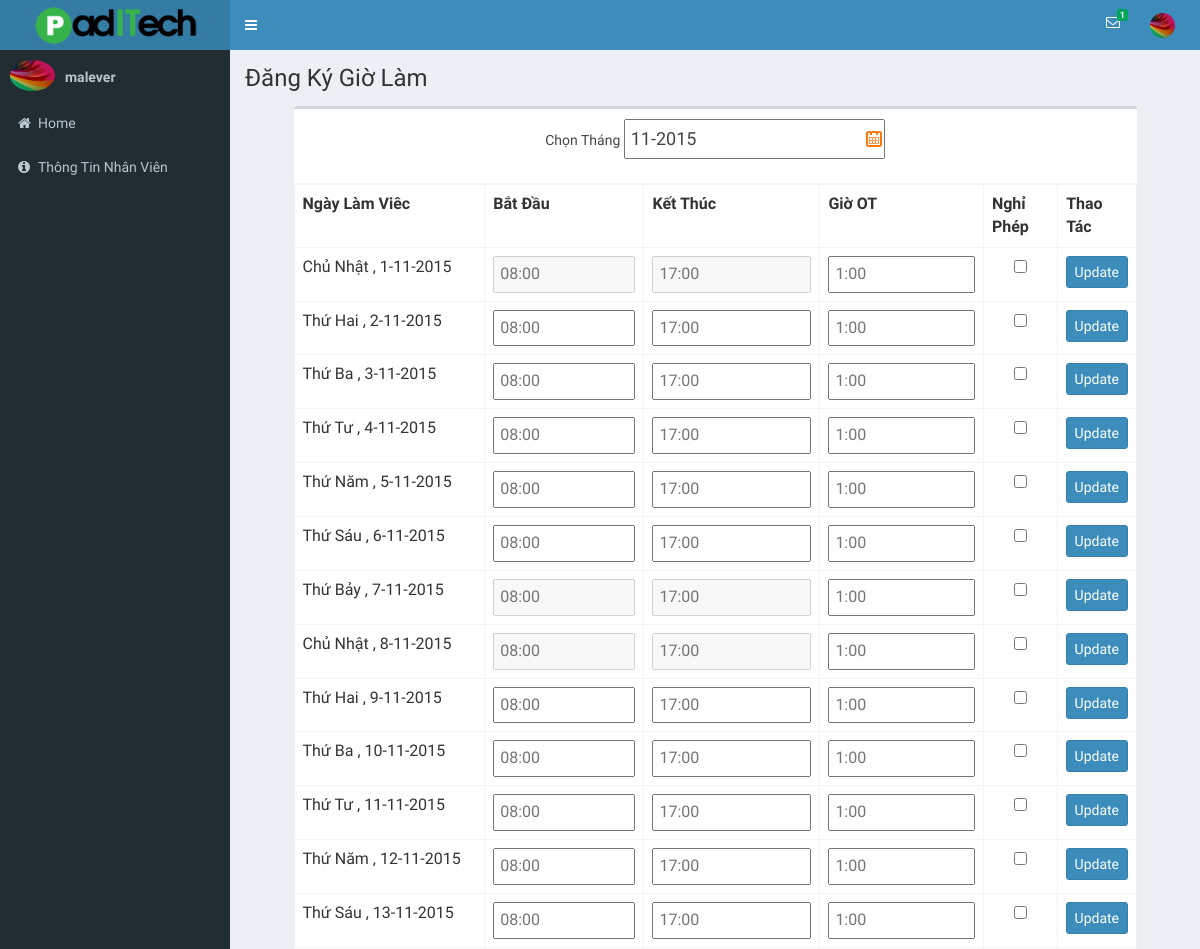
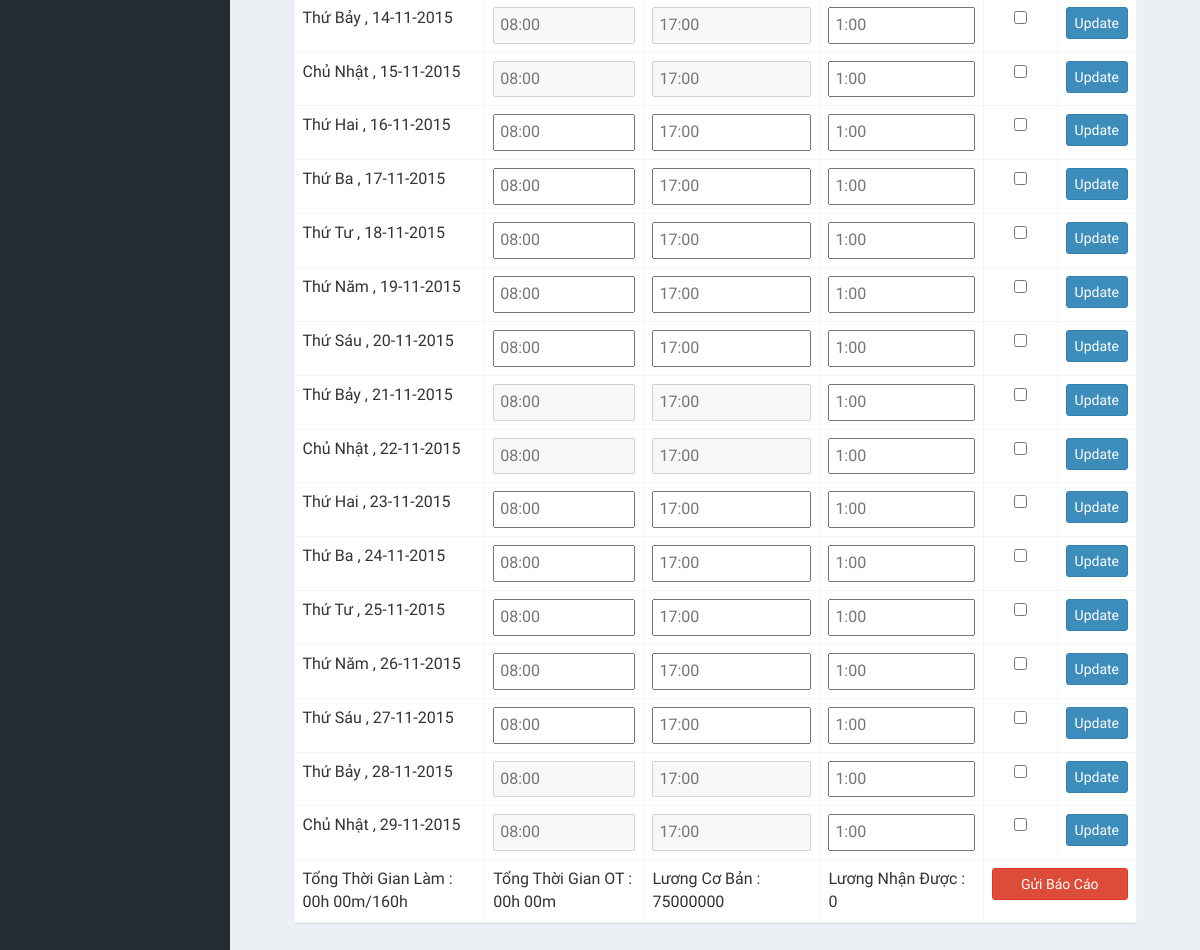
Page / (signed in) on the earlier database version (2 pictures, top to bottom).
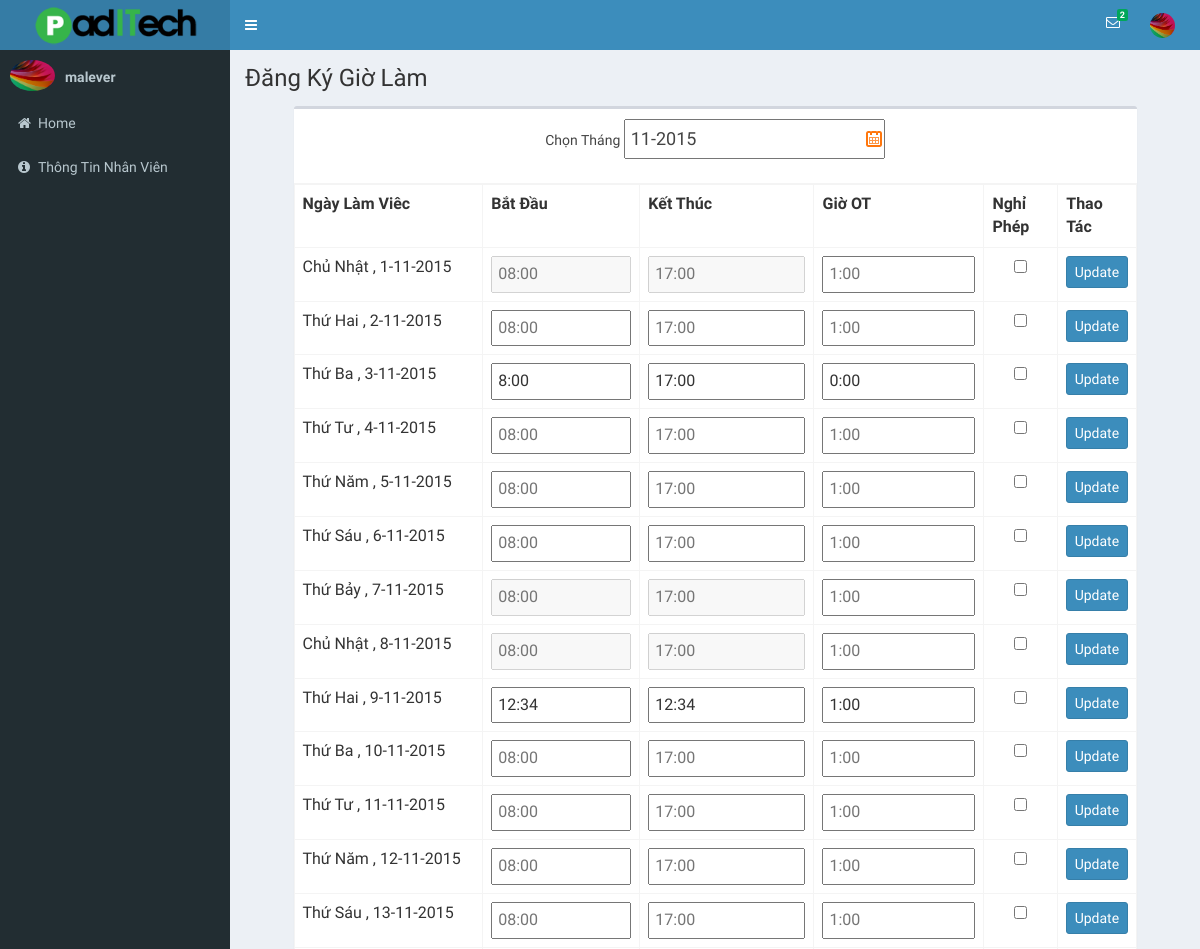
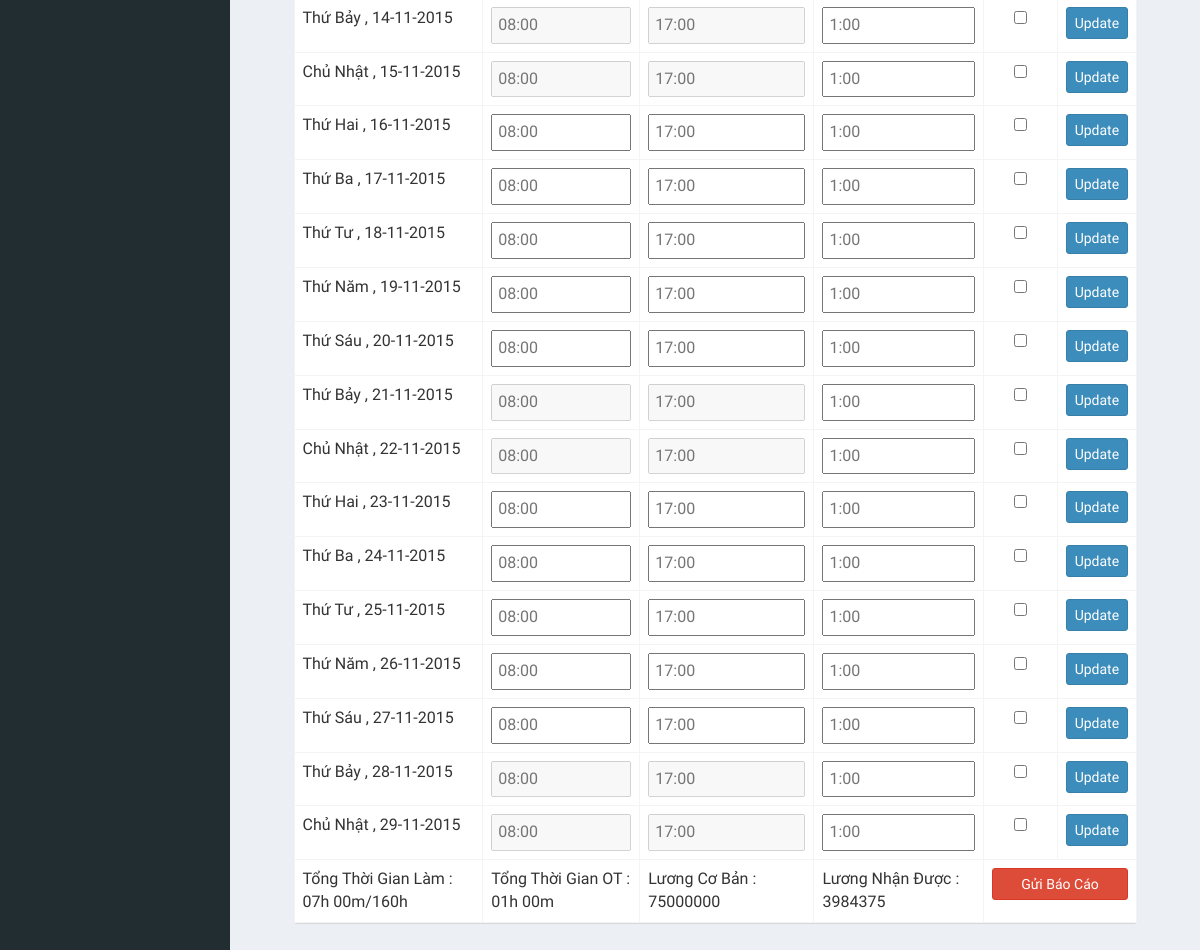
Same page on the later database version (2 pictures, top to bottom).
### tables this page shows
CREATE TABLE IF NOT EXISTS `user` (
  `id` int(11) NOT NULL AUTO_INCREMENT,
  `user_name` varchar(32) NOT NULL,
  `user_pass` varchar(32) NOT NULL,
  `name` varchar(50) NOT NULL,
  `status` tinyint(4) NOT NULL,
  `luong` double NOT NULL,
  `image` varchar(500) NOT NULL,
  `day_leave` int(11) NOT NULL,
  `email` varchar(255) NOT NULL,
  PRIMARY KEY (`id`)
);

CREATE TABLE IF NOT EXISTS `staff_time` (
  `id` int(11) NOT NULL AUTO_INCREMENT,
  `user_id` int(11) NOT NULL,
  `time_start` datetime NOT NULL,
  `time_end` datetime NOT NULL,
  `time_OT` time NOT NULL,
  `is_day_leave` tinyint(4) NOT NULL,
  PRIMARY KEY (`id`)
);

### index.php (the view, shortened to what this page needs)
<?php
include("layout/header.php");
$day = date("m-Y", strtotime(date("Y-m-d")));
$endday =  date("t", strtotime(date("Y-m-d")));
$user_id = @$_SESSION['id'];
$output = "";
$total_time  = 0;
$total_ot  = 0;
$time_inmonth  = 0;
$sql1 = "select * from user where id=".$user_id;
$get_user = mysql_query($sql1);
$row2 = mysql_fetch_array($get_user);
?>
<?php
if($user_id != "")
{
?>
<div class="content-wrapper" style="min-height: 916px;">
	<section class="content-header">
	<h1>Đăng Ký Giờ Làm</h1>
	</section>
	<div class="content">
		<div class="box">
			<div class="box-header with-border">
				<form>
					<form action="javascript:void(0)" method="post">
					<div style="text-align:center">Chọn Tháng <input name="dat" id="datepicker1" type="text" value="<?php echo $day;?>"></div>
					</form>
				</form>
			</div>
			<form id="statistical" >
			<?php
			$month_confirm1 = date("Y-m-d", strtotime("01-".$day));
			$output .= '<table class="date_info_table table table-bordered">
					<tr>
						<input type="hidden" value="'.$_SESSION['id'].'" id="user_id" name="user_id">
						<input type="hidden" value="'.$month_confirm1.'" id="month_confirm1" name="month_confirm1">
						<th>Ngày Làm Viêc</th>
						<th>Bắt Đầu</th>
						<th>Kết Thúc</th>
						<th>Giờ OT</th>
						<th>Nghỉ Phép</th>
						<th>Thao Tác</th>
					</tr>';
			for($i = 1; $i <$endday; $i++)
			{
				$startday  =  date("Y-m-d", strtotime($i."-".$day));
				$day_info = explode("-",$i."-".$day);
				$day_info1 = $day_info[0];
				$day_info2 = $day_info[1];
				$day_info3 = $day_info[2];
				$dayname =  date("N", strtotime($i."-".$day));
				if($dayname == 1)
				{
					$thu = "Thứ Hai";
				}
				if($dayname == 2)
				{
					$thu = "Thứ Ba";
				}
				if($dayname == 3)
				{
					$thu = "Thứ Tư";
				}
				if($dayname == 4)
				{
					$thu = "Thứ Năm";
				}
				if($dayname == 5)
				{
					$thu = "Thứ Sáu";
				}
				if($dayname == 6)
				{
					$thu = "Thứ Bảy";
				}
				if($dayname == 7)
				{
					$thu = "Chủ Nhật";
				}
				$sql = "select * from staff_time where time_start like '%".$startday."%' and user_id='".$user_id."'";
				$get_cal = mysql_query($sql);
				$num_rows = @mysql_num_rows($get_cal);
				if($num_rows > 0)
				{
					if($dayname == 6 || $dayname == 7)
					{
						$output .='
						<tr>
							<td>'.$thu." , ".$i."-".$day.'</td>
							<td><input class="timepicker2" disabled="disabled" type="text" placeholder="08:00" id="'.$i."-".$day.'_timestart"></td>
							<td><input class="timepicker2" disabled="disabled" type="text" placeholder="17:00" id="'.$i."-".$day.'_timeend"></td>
							<td><input class="timepicker2" type="text" value="'.date("H:i",strtotime($row['time_OT'])).'" id="'.$i."-".$day.'_timeOT"></td>
							<td><input type="checkbox" id="'.$i."-".$day.'_day_leave"></td>
							<td><input type="button" class="btn btn-primary" value="Update" onclick="return update_time('.$day_info1.",".$day_info2.','.$day_info3.','.$user_id.')"></td>
						</tr>';
						$time =  date("H",strtotime($row['time_OT'])) * 3600;
						$time1 =  date("i",strtotime($row['time_OT'])) * 60;
						$total_ot += $time + $time1;
					}
					else
					{
						$row = mysql_fetch_array($get_cal);
						if($row['is_day_leave'] == 1)
						{
							$output .='
							<tr>
								<td>'.$thu." , ".$i."-".$day.'</td>
								<td><input class="timepicker2" disabled="disabled" type="text" value="'.date("H:i",strtotime($row['time_start'])).'" id="'.$i."-".$day.'_timestart"></td>
								<td><input class="timepicker2" disabled="disabled" type="text" value="'.date("H:i",strtotime($row['time_end'])).'" id="'.$i."-".$day.'_timeend"></td>
								<td><input class="timepicker2" disabled="disabled" type="text" value="'.date("H:i",strtotime($row['time_OT'])).'" id="'.$i."-".$day.'_timeOT"></td>
								<td><input type="checkbox" checked="checked" id="'.$i."-".$day.'_day_leave"></td>
								<td><input type="button" value="Update" class="btn btn-primary"  onclick="return update_time('.$day_info1.",".$day_info2.','.$day_info3.','.$user_id.')"></td>
							</tr>';
						}
						else
						{
							$output .='
							<tr>
								<td>'.$thu." , ".$i."-".$day.'</td>
								<td><input class="timepicker2" type="text" value="'.date("H:i",strtotime($row['time_start'])).'" id="'.$i."-".$day.'_timestart"></td>
								<td><input class="timepicker2" type="text" value="'.date("H:i",strtotime($row['time_end'])).'" id="'.$i."-".$day.'_timeend"></td>
								<td><input class="timepicker2" type="text" value="'.date("H:i",strtotime($row['time_OT'])).'" id="'.$i."-".$day.'_timeOT"></td>
								<td><input type="checkbox" id="'.$i."-".$day.'_day_leave"></td>
								<td><input type="button" value="Update" class="btn btn-primary"  onclick="return update_time('.$day_info1.",".$day_info2.','.$day_info3.','.$user_id.')"></td>
							</tr>';
						}
						if(strtotime($row['time_end']) - strtotime($row['time_start']) - 3600 < 28800)
						{
							$total_time += strtotime($row['time_end']) - strtotime($row['time_start']) - 3600;
						}
						else
						{
							$total_time += 28800;
						}
						$time =  date("H",strtotime($row['time_OT'])) * 3600;
						$time1 =  date("i",strtotime($row['time_OT'])) * 60;
						$total_ot += $time + $time1;
						$time_inmonth += 8;
					}
				}
				else
				{
					if($dayname == 6 || $dayname == 7)
					{
						$output .='
						<tr>
							<td>'.$thu." , ".$i."-".$day.'</td>
							<td><input class="timepicker2" disabled="disabled" type="text" placeholder="08:00" id="'.$i."-".$day.'_timestart"></td>
							<td><input class="timepicker2" disabled="disabled" type="text" placeholder="17:00" id="'.$i."-".$day.'_timeend"></td>
							<td><input class="timepicker2" type="text" placeholder="1:00" id="'.$i."-".$day.'_timeOT"></td>
							<td><input type="checkbox" id="'.$i."-".$day.'_day_leave"></td>
							<td><input type="button" class="btn btn-primary"  value="Update" onclick="return update_time('.$day_info1.",".$day_info2.','.$day_info3.','.$user_id.')"></td>
						</tr>';
					}
					else
					{
						$output .='
						<tr>
							<td>'.$thu." , ".$i."-".$day.'</td>
							<td><input class="timepicker2" type="text" placeholder="08:00" id="'.$i."-".$day.'_timestart"></td>
							<td><input class="timepicker2" type="text" placeholder="17:00" id="'.$i."-".$day.'_timeend"></td>
							<td><input class="timepicker2" type="text" placeholder="1:00" id="'.$i."-".$day.'_timeOT"></td>
							<td><input type="checkbox" id="'.$i."-".$day.'_day_leave"></td>
							<td><input type="button" class="btn btn-primary"  value="Update" onclick="return update_time('.$day_info1.",".$day_info2.','.$day_info3.','.$user_id.')"></td>
						</tr>';
						$time_inmonth += 8;
					}
				}
			}
			$total_time = $total_time/60;
			$total_ot = $total_ot/60;
			$luongtb = $row2['luong']/$time_inmonth;
			$luongot = ($luongtb*1.5)*floor($total_ot/60)+($luongtb*1.5/60)*floor($total_ot%60);
			$luong = $luongtb*floor($total_time/60) + ($luongtb/60)*($total_time%60);
			$confirm_month = date("Y-m", strtotime(date("Y-m-d")));
			$sql3 = "select * from month_confirm where month_accept like '%".$confirm_month."%' and user_id=".$user_id." and (status = 1 or status = 0)";
			$check_confirm = mysql_query($sql3);
			$num_rows_check_confirm = mysql_num_rows($check_confirm);
			if($num_rows_check_confirm > 0)
			{
				$output .='<tr>
					<td>Tổng Thời Gian Làm : '.sprintf("%02dh %02dm", floor($total_time/60), $total_time%60).'/'.$time_inmonth.'h</td>
					<td>Tổng Thời Gian OT : '.sprintf("%02dh %02dm", floor($total_ot/60), $total_ot%60).'</td>
					<td>Lương Cơ Bản : '.$row2['luong'].'</td>
					<td>Lương Nhận Được : '.ceil($luong+$luongot).'</td>
					<td colspan="2"><input disabled="disabled" class="btn btn-danger" type="button" value="Gửi Báo Cáo"></td>
				</tr></table>';
			}
			else
			{
				$output .='<tr>
					<td>Tổng Thời Gian Làm : '.sprintf("%02dh %02dm", floor($total_time/60), $total_time%60).'/'.$time_inmonth.'h</td>
					<td>Tổng Thời Gian OT : '.sprintf("%02dh %02dm", floor($total_ot/60), $total_ot%60).'</td>
					<td>Lương Cơ Bản : '.$row2['luong'].'</td>
					<td><input type="hidden" value="'.ceil($luong+$luongot).'" name="luong_inmonth">Lương Nhận Được : '.ceil($luong+$luongot).'</td>
					<td colspan="2"><input name="send_confirm" class="btn btn-danger" type="submit" value="Gửi Báo Cáo"></td>
				</tr></table>';
			}
			echo $output;
			?>
			</form>
		</div>
	</div>
</div>
<?php
}
include("layout/footer.php");
?>

### layout/header.php (shortened to what this page needs)
<html>
<head>
<link rel="stylesheet" href="css/bootstrap/css/bootstrap.min.css">
<link rel="stylesheet" href="https://maxcdn.bootstrapcdn.com/font-awesome/4.4.0/css/font-awesome.min.css">
<link rel="stylesheet" href="https://code.ionicframework.com/ionicons/2.0.1/css/ionicons.min.css">
<link rel="stylesheet" href="plugins/jvectormap/jquery-jvectormap-1.2.2.css">
<link rel="stylesheet" href="dist/css/AdminLTE.min.css">
<link rel="stylesheet" href="dist/css/skins/_all-skins.min.css">
<link rel="stylesheet" href="css/style.css">
</head>
<body class="hold-transition skin-blue sidebar-mini">
<div class="wrapper">
<header class="main-header">
	<a href="index.php" class="logo">
	<span class="logo-lg"><img src="logo.png"></span>
	</a>
	<nav class="navbar navbar-static-top" role="navigation">
		<a href="#" class="sidebar-toggle" data-toggle="offcanvas" role="button">
		</a>
		<?php
		if(@$_SESSION['id'] != "")
		{
			$get_username = mysql_query("select * from user where id='".$_SESSION['id']."'");
			$row1 = mysql_fetch_array($get_username);
			$get_noti = mysql_query("select * from month_confirm where user_id='".$_SESSION['id']."' and status != 1 and is_view = 1");
			$get_noti_count = @mysql_num_rows($get_noti);
		?>
			<div class="navbar-custom-menu">
				<ul class="nav navbar-nav">
					<li class="dropdown messages-menu">
						<a href="#" class="dropdown-toggle" data-toggle="dropdown" aria-expanded="false">
							<i class="fa fa-envelope-o"></i>
							<span class="label label-success" id="label-success"><?php echo $get_noti_count; ?></span>
						</a>
					</li>
					<li class="dropdown user user-menu">
						<a href="#" class="dropdown-toggle" data-toggle="dropdown" aria-expanded="false">
						<img src="<?php echo $row1['image'] ?>" class="user-image" alt="User Image">
						</a>
					</li>
				</ul>
			</div>
			<?php
		}
		?>
	</nav>
</header>
<aside class="main-sidebar">
	<section class="sidebar">
		<div class="user-panel">
			<?php
			if(@$_SESSION['id'] != "")
			{
				$get_username = mysql_query("select * from user where id='".$_SESSION['id']."'");
				$row1 = mysql_fetch_array($get_username);
				?>
					<div class="pull-left image">
						<img src="<?php echo $row1['image'] ?>" class="img-circle" alt="User Image">
					</div>
				<?php
				echo "<div class='pull-left info'><p><a class='info' href='info.php'>".$row1['user_name']."</a></p></div>";
			}
			?>
		</div>
		<ul class="sidebar-menu">
					<li class="treeview"><a href="index.php"><i class="fa fa-home"></i><span>Home</span></a></li>
					<li class="treeview"><a href="info.php"><i class="fa fa-info-circle"></i><span>Thông Tin Nhân Viên</span></a></li>
		</ul>
	</section>
</aside>

### layout/footer.php (shortened to what this page needs)
</div>
</body>
<link rel="stylesheet" href="js/public/css/default.css" type="text/css">
</html>

### css/style.css (style rules this page uses)
body { margin:0px; }
a { text-decoration:none; }
#datepicker1 { font-size: 18px; padding: 5px; }
.logo img { width:200px; padding:5px; }
.menu_top,.content { width:90%; max-width:1200px; margin: 0px auto; }
.info,.logout { padding:10px 5px !Important; }
.date_info_table input { padding:5px; width:100%; }

Differences in the rows shown:
changed user "malever": ceil($luong+$luongot) "0" → "3984375"
added staff_time: time_start "8:00", time_end "17:00", time_OT "0:00"
added staff_time: time_start "12:34", time_end "12:34", time_OT "1:00"
Other differences:
$get_noti_count: "1" → "2"
floor($total_time/60): "00" → "07"
floor($total_ot/60): "00" → "01"
list line gone: "Thứ Ba , 3 - 11-2015    ☐ Update"
new list line: "Thứ Ba , 3 - 11-2015 ☐ Update"
list line gone: "Thứ Hai , 9 - 11-2015    ☐ Update"
new list line: "Thứ Hai , 9 - 11-2015 ☐ Update"
